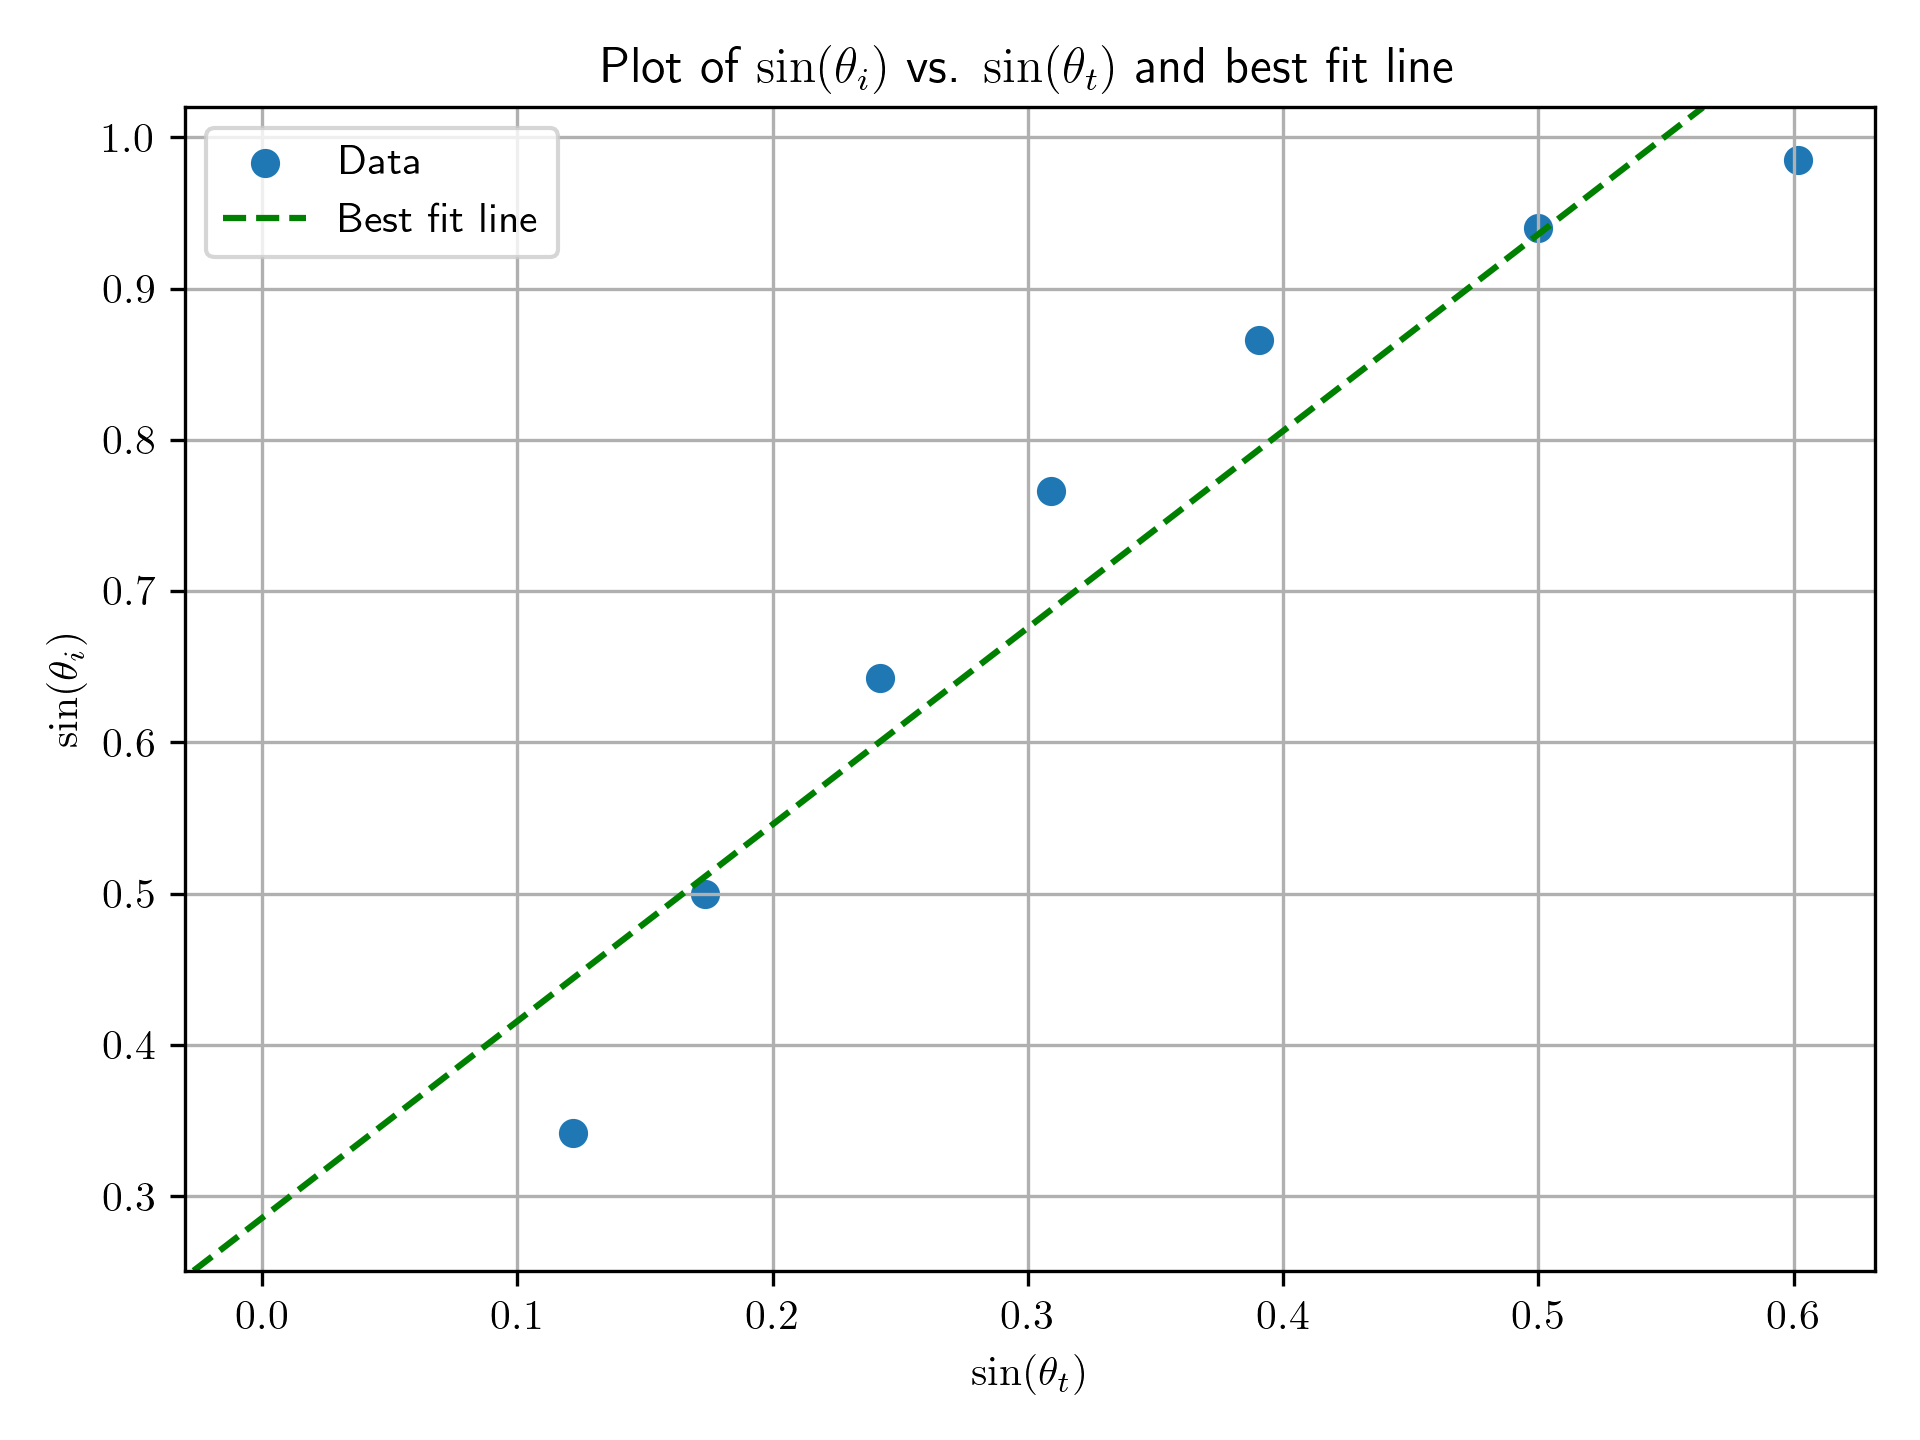

Recreate this plot in Python.
import math

import numpy as np
from matplotlib import pyplot as plt

plt.rcParams["text.usetex"] = True

theta_i = np.linspace(20, 80, 7)
theta_t = [7, 10, 14, 18, 23, 30, 37]

sin_theta_i = [math.sin(math.radians(i)) for i in theta_i]
sin_theta_t = [math.sin(math.radians(i)) for i in theta_t]

fig, ax = plt.subplots(tight_layout=True)
plt.scatter(sin_theta_t, sin_theta_i, label="Data", marker="o")

m, b = np.polyfit(sin_theta_t, sin_theta_i, deg=1)

plt.axline(xy1=(0, b), slope=m, color="green", label="Best fit", linestyle="--")
plt.xlabel(r"$\sin(\theta_t)$")
plt.ylabel(r"$\sin(\theta_i)$")
plt.title(r"Plot of $\sin(\theta_i)$ vs. $\sin(\theta_t)$")
plt.legend(loc="upper left")
plt.grid(True)

print(m, b)
plt.savefig("p1.png", dpi=300)
